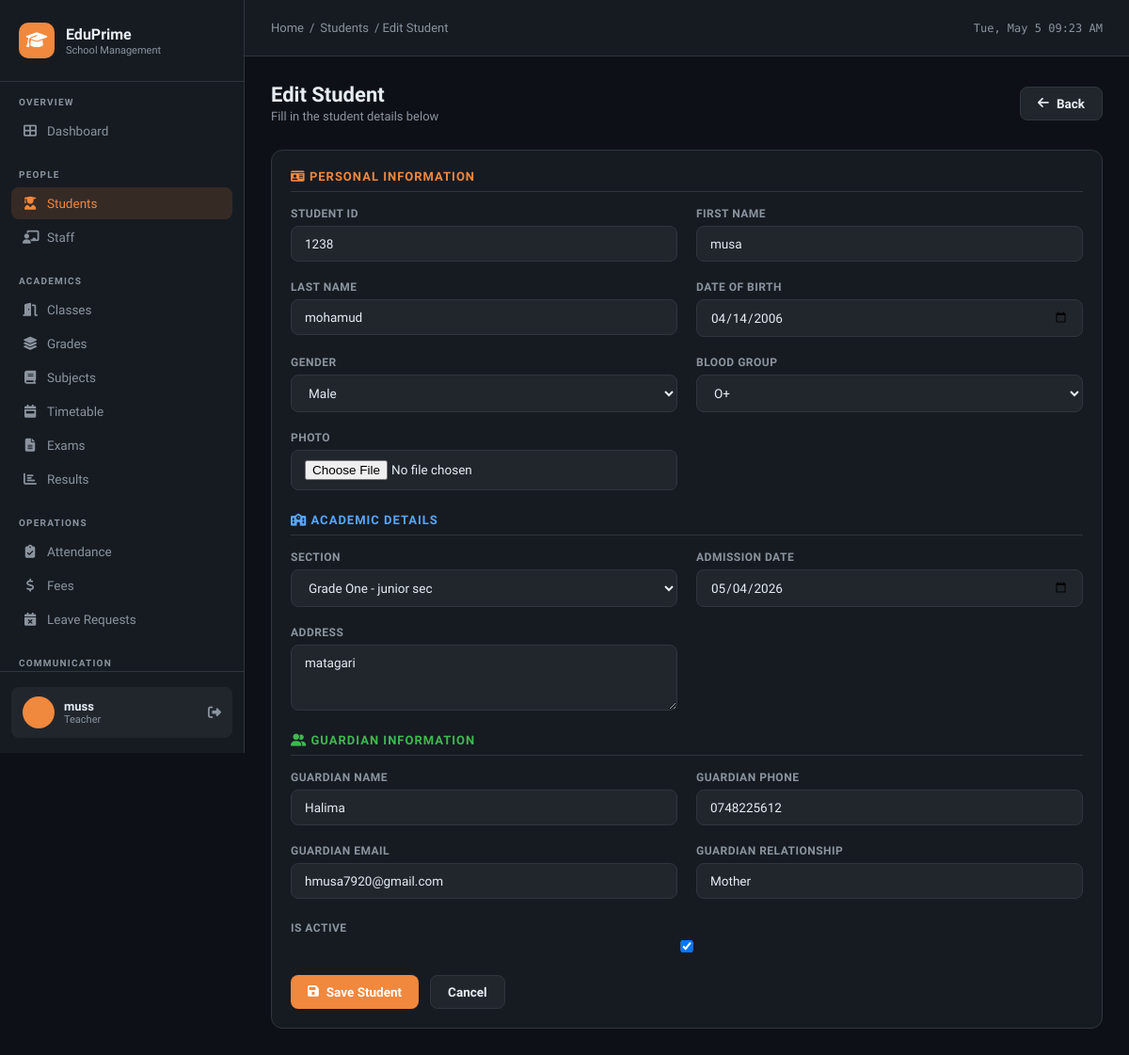
The app's page /students/1/edit/ (signed in) with its own data.
### school/models.py (models this page shows, shortened)
class User(AbstractUser):
    ROLE_CHOICES = [
        ('admin', 'Admin'),
        ('principal', 'Principal'),
        ('teacher', 'Teacher'),
        ('accountant', 'Accountant'),
        ('parent', 'Parent'),
        ('student', 'Student'),
    ]
    role = models.CharField(max_length=20, choices=ROLE_CHOICES, default='teacher')
    phone = models.CharField(max_length=20, blank=True)
    address = models.TextField(blank=True)
    photo = models.ImageField(upload_to='users/', blank=True, null=True)

class Student(models.Model):
    GENDER_CHOICES = [('M', 'Male'), ('F', 'Female')]
    BLOOD_GROUPS = [('A+','A+'),('A-','A-'),('B+','B+'),('B-','B-'),('O+','O+'),('O-','O-'),('AB+','AB+'),('AB-','AB-')]
    user = models.OneToOneField(User, on_delete=models.CASCADE, null=True, blank=True)
    student_id = models.CharField(max_length=20, unique=True)
    first_name = models.CharField(max_length=50)
    last_name = models.CharField(max_length=50)
    date_of_birth = models.DateField()
    gender = models.CharField(max_length=1, choices=GENDER_CHOICES)
    blood_group = models.CharField(max_length=3, choices=BLOOD_GROUPS, blank=True)
    photo = models.ImageField(upload_to='students/', blank=True, null=True)
    section = models.ForeignKey(Section, on_delete=models.SET_NULL, null=True, related_name='students')
    admission_date = models.DateField(default=timezone.now)
    address = models.TextField()
    is_active = models.BooleanField(default=True)
    guardian_name = models.CharField(max_length=100)
    guardian_phone = models.CharField(max_length=20)
    guardian_email = models.EmailField(blank=True)
    guardian_relationship = models.CharField(max_length=50)

### school/views.py (the view)
# urls.py: path('students/<int:pk>/edit/', views.student_edit, name='student_edit'),
@login_required
def student_edit(request, pk):
    student = get_object_or_404(Student, pk=pk)
    form = StudentForm(request.POST or None, request.FILES or None, instance=student)
    if form.is_valid():
        form.save()
        messages.success(request, 'Student updated successfully.')
        return redirect('student_detail', pk=pk)
    return render(request, 'school/student_form.html', {'form': form, 'title': 'Edit Student', 'student': student})

### school/forms.py
class StudentForm(forms.ModelForm):
    class Meta:
        model = Student
        exclude = ['user']
        widgets = {
            'date_of_birth': forms.DateInput(attrs={'type': 'date'}),
            'admission_date': forms.DateInput(attrs={'type': 'date'}),
            'address': forms.Textarea(attrs={'rows': 3}),
        }
    def __init__(self, *args, **kwargs):
        super().__init__(*args, **kwargs)
        for field in self.fields.values():
            if not isinstance(field.widget, forms.CheckboxInput):
                field.widget.attrs['class'] = 'form-input'

### school/models.py (called while the page is built)
    def __str__(self):
        return f"{self.grade.name} - {self.name}"

### school/templates/school/student_form.html (shortened to what this page needs)
{% extends 'school/base.html' %}
{% block breadcrumb %}<a href="{% url 'dashboard' %}">Home</a> / <a href="{% url 'student_list' %}">Students</a> / {{ title }}{% endblock %}
{% block content %}
<div class="page-header">
  <div>
    <div class="page-title">{{ title }}</div>
    <div class="page-subtitle">Fill in the student details below</div>
  </div>
  <a href="{% url 'student_list' %}" class="btn btn-secondary"><i class="fas fa-arrow-left"></i> Back</a>
</div>
<div class="card">
  <div class="card-body">
    <form method="post" enctype="multipart/form-data">
      <div style="margin-bottom:24px;">
        <div style="font-size:13px;font-weight:700;color:var(--accent);text-transform:uppercase;letter-spacing:1px;margin-bottom:16px;padding-bottom:8px;border-bottom:1px solid var(--border);">
          <i class="fas fa-id-card"></i> Personal Information
        </div>
        <div class="form-grid">
          {% for field in form %}
          {% if field.name in "first_name,last_name,date_of_birth,gender,blood_group,photo,student_id" %}
          <div class="form-group">
            <label>{{ field.label }}</label>
            {{ field }}
          </div>
          {% endif %}
          {% endfor %}
        </div>
      </div>
      <div style="margin-bottom:24px;">
        <div style="font-size:13px;font-weight:700;color:var(--blue);text-transform:uppercase;letter-spacing:1px;margin-bottom:16px;padding-bottom:8px;border-bottom:1px solid var(--border);">
          <i class="fas fa-school"></i> Academic Details
        </div>
        <div class="form-grid">
          {% for field in form %}
          {% if field.name in "section,admission_date,address" %}
          <div class="form-group">
            <label>{{ field.label }}</label>
            {{ field }}
          </div>
          {% endif %}
          {% endfor %}
        </div>
      </div>
      <div style="margin-bottom:24px;">
        <div style="font-size:13px;font-weight:700;color:var(--green);text-transform:uppercase;letter-spacing:1px;margin-bottom:16px;padding-bottom:8px;border-bottom:1px solid var(--border);">
          <i class="fas fa-user-friends"></i> Guardian Information
        </div>
        <div class="form-grid">
          {% for field in form %}
          {% if field.name in "guardian_name,guardian_phone,guardian_email,guardian_relationship" %}
          <div class="form-group">
            <label>{{ field.label }}</label>
            {{ field }}
          </div>
          {% endif %}
          {% endfor %}
        </div>
      </div>
      {% for field in form %}
      {% if field.name not in "first_name,last_name,date_of_birth,gender,blood_group,photo,student_id,section,admission_date,address,guardian_name,guardian_phone,guardian_email,guardian_relationship" %}
      <div class="form-group" style="margin-bottom:16px;">
        <label>{{ field.label }}</label>
        {{ field }}
      </div>
      {% endif %}
      {% endfor %}
      <div class="form-actions">
        <button type="submit" class="btn btn-primary"><i class="fas fa-save"></i> Save Student</button>
        <a href="{% url 'student_list' %}" class="btn btn-secondary">Cancel</a>
      </div>
    </form>
  </div>
</div>
{% endblock %}

### school/templates/school/base.html (shortened to what this page needs)
<!DOCTYPE html>
<html lang="en">
<head>
<link rel="stylesheet" href="https://cdnjs.cloudflare.com/ajax/libs/font-awesome/6.5.0/css/all.min.css">
</head>
<body>
{% if user.is_authenticated %}
<aside class="sidebar">
  <div class="sidebar-logo">
    <div class="logo-icon"><i class="fas fa-graduation-cap"></i></div>
    <div>
      <div class="logo-text">EduPrime</div>
      <div class="logo-sub">School Management</div>
    </div>
  </div>
  <nav class="sidebar-nav">
    <div class="nav-section">
      <div class="nav-label">Overview</div>
      <a href="{% url 'dashboard' %}" class="nav-item {% if request.resolver_match.url_name == 'dashboard' %}active{% endif %}">
        <i class="fas fa-th-large"></i> Dashboard
      </a>
    </div>
    <div class="nav-section">
      <div class="nav-label">People</div>
      <a href="{% url 'student_list' %}" class="nav-item {% if 'student' in request.resolver_match.url_name %}active{% endif %}">
        <i class="fas fa-user-graduate"></i> Students
      </a>
      <a href="{% url 'staff_list' %}" class="nav-item {% if 'staff' in request.resolver_match.url_name %}active{% endif %}">
        <i class="fas fa-chalkboard-teacher"></i> Staff
      </a>
    </div>
    <div class="nav-section">
      <div class="nav-label">Academics</div>
      <a href="{% url 'class_list' %}" class="nav-item {% if 'class' in request.resolver_match.url_name %}active{% endif %}">
        <i class="fas fa-door-open"></i> Classes
      </a>
      <a href="{% url 'grade_list' %}" class="nav-item {% if 'grade' in request.resolver_match.url_name %}active{% endif %}">
        <i class="fas fa-layer-group"></i> Grades
      </a>
      <a href="{% url 'subject_list' %}" class="nav-item {% if 'subject' in request.resolver_match.url_name %}active{% endif %}">
        <i class="fas fa-book"></i> Subjects
      </a>
      <a href="{% url 'timetable_list' %}" class="nav-item {% if 'timetable' in request.resolver_match.url_name %}active{% endif %}">
        <i class="fas fa-calendar-week"></i> Timetable
      </a>
      <a href="{% url 'exam_list' %}" class="nav-item {% if 'exam' in request.resolver_match.url_name %}active{% endif %}">
        <i class="fas fa-file-alt"></i> Exams
      </a>
      <a href="{% url 'result_list' %}" class="nav-item {% if 'result' in request.resolver_match.url_name %}active{% endif %}">
        <i class="fas fa-chart-bar"></i> Results
      </a>
    </div>
    <div class="nav-section">
      <div class="nav-label">Operations</div>
      <a href="{% url 'attendance_list' %}" class="nav-item {% if 'attendance' in request.resolver_match.url_name %}active{% endif %}">
        <i class="fas fa-clipboard-check"></i> Attendance
      </a>
      <a href="{% url 'fee_list' %}" class="nav-item {% if 'fee' in request.resolver_match.url_name %}active{% endif %}">
        <i class="fas fa-dollar-sign"></i> Fees
      </a>
      <a href="{% url 'leave_list' %}" class="nav-item {% if 'leave' in request.resolver_match.url_name %}active{% endif %}">
        <i class="fas fa-calendar-times"></i> Leave Requests
      </a>
    </div>
    <div class="nav-section">
      <div class="nav-label">Communication</div>
    </div>
  </nav>
  <div class="sidebar-footer">
    <div class="user-card">
      <div class="user-avatar">{{ user.first_name|first|upper }}{{ user.last_name|first|upper }}</div>
      <div>
        <div class="user-name">{{ user.get_full_name|default:user.username }}</div>
        <div class="user-role">{{ user.role }}</div>
      </div>
      <a href="{% url 'logout' %}" class="user-logout" title="Logout"><i class="fas fa-sign-out-alt"></i></a>
    </div>
  </div>
</aside>
{% endif %}
<div class="main">
  {% if user.is_authenticated %}
  <header class="topbar">
    <div class="topbar-breadcrumb">
      {% block breadcrumb %}<a href="{% url 'dashboard' %}">Home</a>{% endblock %}
    </div>
    <div class="topbar-date" id="clock"></div>
  </header>
  {% endif %}
  <div class="content">
    {% block content %}{% endblock %}
  </div>
</div>
</body>
</html>

### records on screen
User: get_full_name "muss", role "Teacher"
Student: form "1238" "musa" "mohamud" "04/14/2006" "Male" "O+", form "Grade One - junior sec" "05/04/2026" "matagari", form "Halima" "0748225612" "hmusa7920@gmail.com" "Mother", form "☑"

### other values on screen
{{ title }} "Edit Student"
{{ field.label }} "STUDENT ID" "FIRST NAME" "LAST NAME" "DATE OF BIRTH" "GENDER" "BLOOD GROUP" "PHOTO"
{{ field.label }} "SECTION" "ADMISSION DATE" "ADDRESS"
{{ field.label }} "GUARDIAN NAME" "GUARDIAN PHONE" "GUARDIAN EMAIL" "GUARDIAN RELATIONSHIP"
{{ field.label }} "IS ACTIVE"
